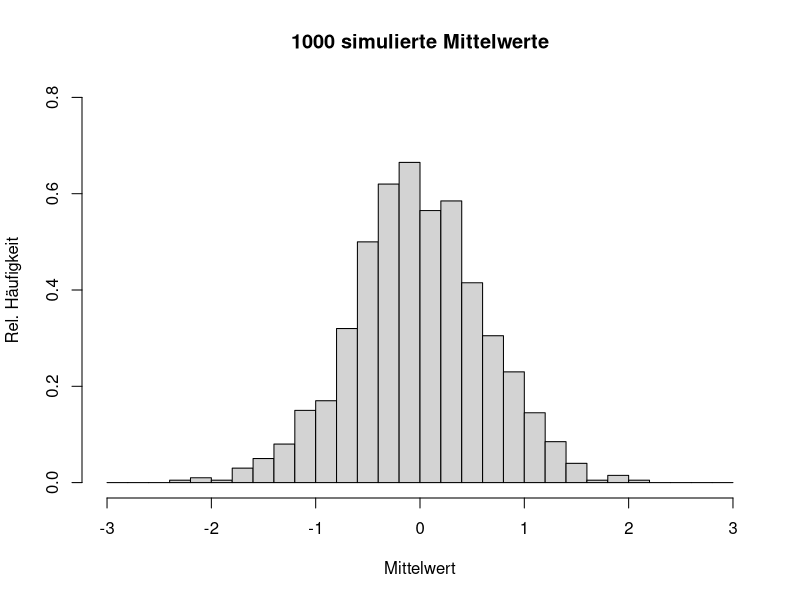
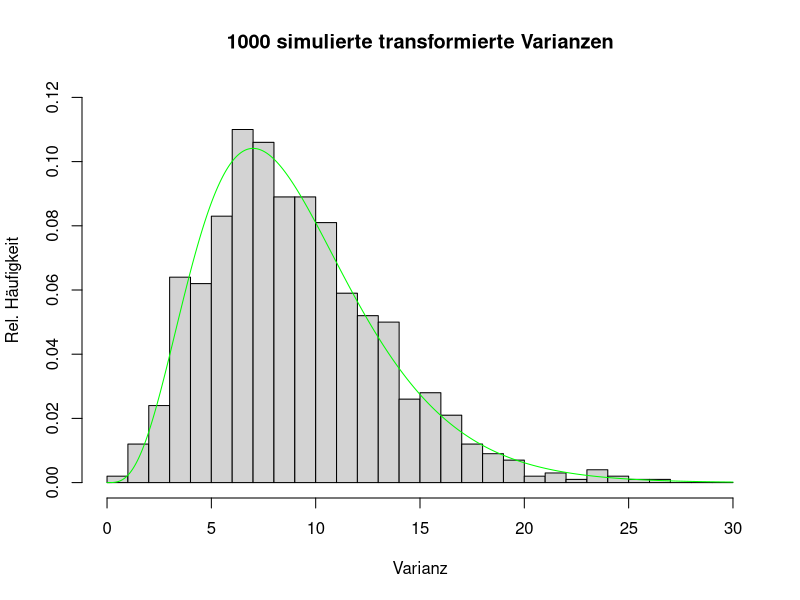
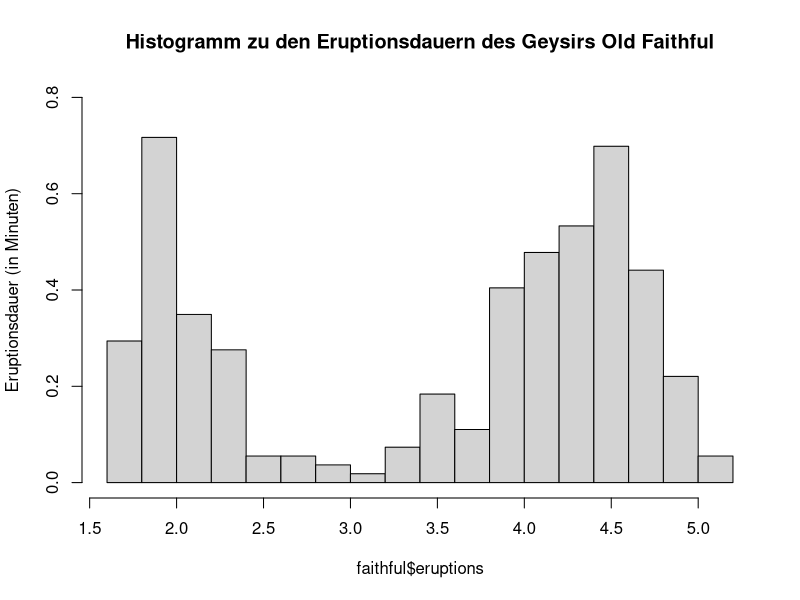
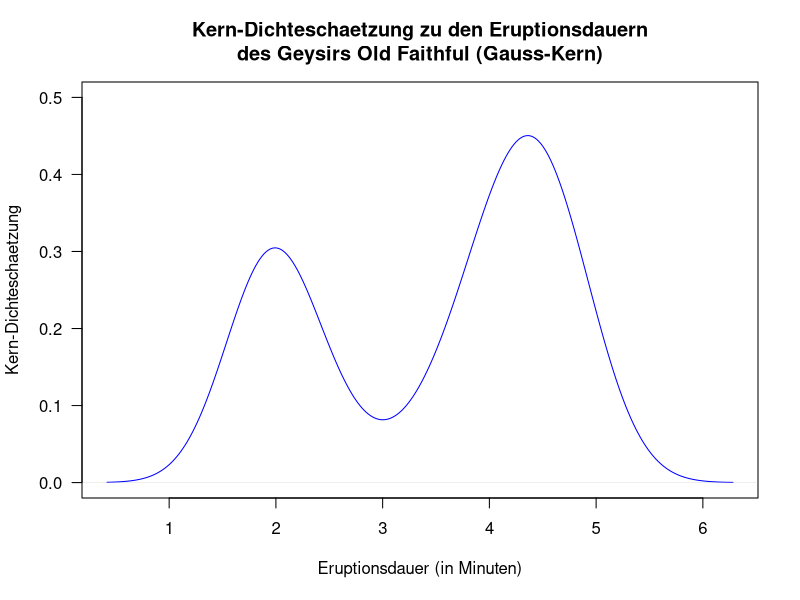
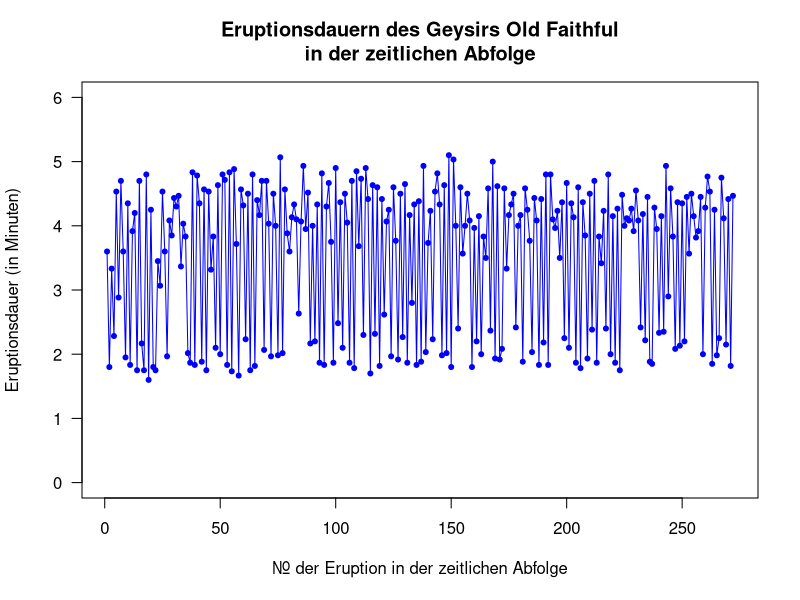
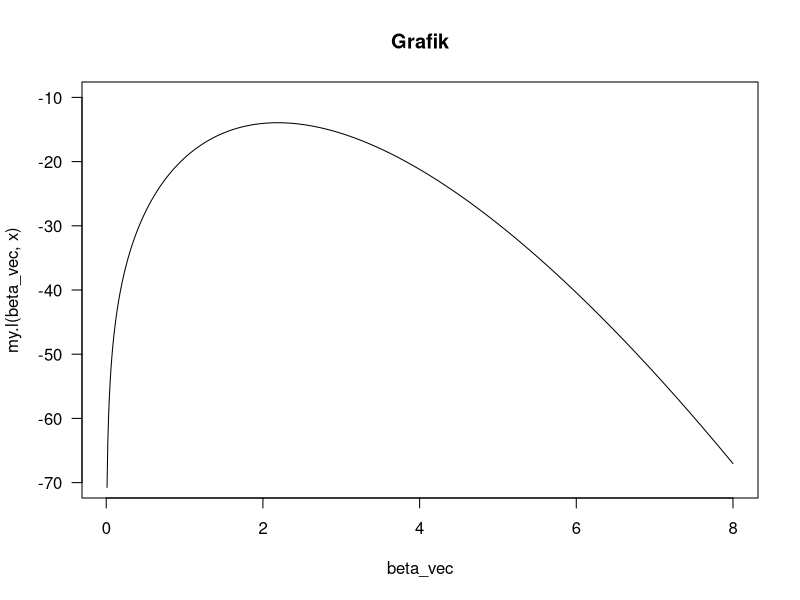

Generate these figures, in order, with R:
# Aufgabe 18
# a)
N = 1000
n = 10
sim = matrix(nrow=N, ncol=2)
colnames(sim) = c('Mean', 'Sample Variance')

set.seed(2007)

for (i in 1:N) {
  vec = rnorm(n, 0, 2)
  sim[i, 1] = mean(vec)
  sim[i, 2] = var(vec)
}


# b)
hist(sim[,1], ylim=c(0, 0.8), xlab='Mittelwert', ylab='Rel. Häufigkeit',
     breaks=seq(-3, 3, 0.2), freq=FALSE, main='1000 simulierte Mittelwerte')


# c)
var_trans = sim[, 2] * (n-1) / 4

hist(var_trans, ylim=c(0, 0.12), xlab='Varianz', ylab='Rel. Häufigkeit',
     breaks=seq(0, 30, 1), freq=FALSE, main='1000 simulierte transformierte Varianzen')

x = seq(0, 30, 0.01)
lines(x, dchisq(x, n-1), type='l', col='green')






# Aufgabe 19
# a)
hist(faithful$eruptions, freq=FALSE, breaks = seq(1.6, 5.2, 0.2), ylim=c(0, 0.8), ylab='Eruptionsdauer (in Minuten)',
     main='Histogramm zu den Eruptionsdauern des Geysirs Old Faithful')


# b)
n = length(faithful$eruptions)
sigma = sd(faithful$eruptions)
bopt = (4/3)**(0.2) * sigma * 1/(n**(1/5))

par(las=1)
kds = density(faithful$eruptions,kernel="gaussian",bw=bopt)
plot(kds,type="l",col="blue",ylim=c(0,0.5),
     xlab="Eruptionsdauer (in Minuten)",
     ylab="Kern-Dichteschaetzung",
     main="Kern-Dichteschaetzung zu den Eruptionsdauern
des Geysirs Old Faithful (Gauss-Kern)")


# c)
plot(1:n,faithful$eruptions,type="o",col="blue",pch=20,
     ylim=c(0,6),ylab="Eruptionsdauer (in Minuten)",
     xlab="Nr. der Eruption in der zeitlichen Abfolge",
     main="Eruptionsdauern des Geysirs Old Faithful
in der zeitlichen Abfolge")






# Aufgabe 20
# a)
my.l = function(beta, y){
  n = length(y)
  return(- n * log(gamma(beta)) + (beta - 1) * sum(log(y)) - sum(y))
}

set.seed(2018)
x = rgamma(10, shape=2)
beta_vec = seq(0.01, 8, 0.01)

par(las=1)
plot(beta_vec, my.l(beta_vec, x), type='l', ylim=c(-70, -10), main='Grafik')


# b)
my.newton = function(y, beta.0=1, iter=20){
  beta = beta.0
  n = length(y)
  for (i in 1:iter){
    beta = beta - (digamma(beta) - sum(log(y))/n) / trigamma(beta) 
  }
  return(beta)
}


# c)
my.newton(x)
my.newton(x, beta.0=4)
my.newton(x, beta.0=6)


# d)
N = 1000
set.seed(2018)

sim = 1:N * 0
for (i in 1:N){
  random_vec = rgamma(10,2)
  sim[i] = my.newton(random_vec)
}

beta.newton = mean(sim)
beta.newton
